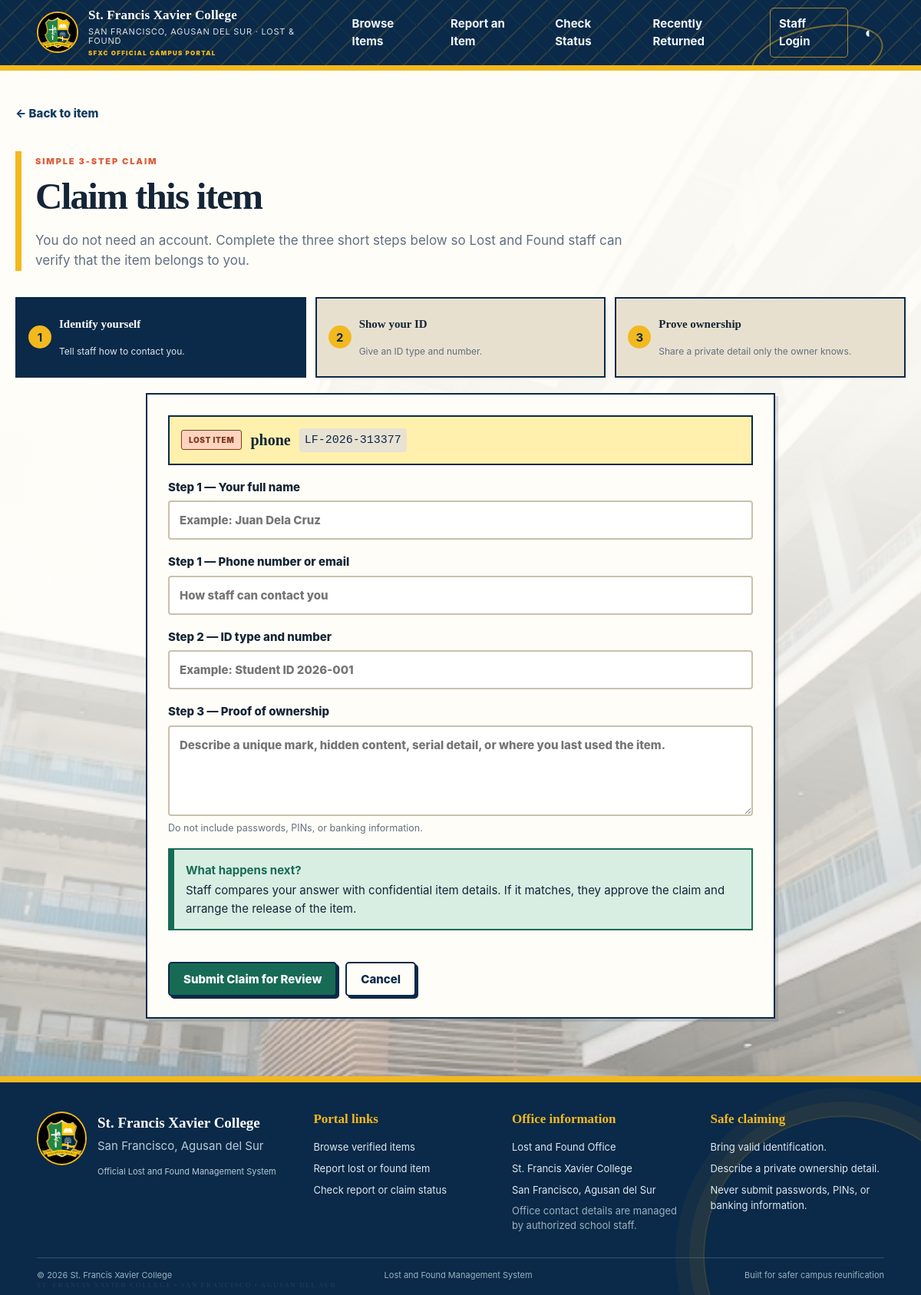
Screenshot of /items/LF-2026-313377/claim with the database file from the repository.
### tables this page shows
CREATE TABLE items(
 id INTEGER PRIMARY KEY, public_reference TEXT UNIQUE NOT NULL, qr_token TEXT UNIQUE NOT NULL,
 report_type TEXT NOT NULL CHECK(report_type IN ('lost','found')), title TEXT NOT NULL,
 public_description TEXT NOT NULL, private_details TEXT NOT NULL,
 category_id INTEGER REFERENCES categories(id), location_id INTEGER REFERENCES locations(id),
 event_date TEXT NOT NULL, reporter_name TEXT NOT NULL, reporter_contact TEXT NOT NULL,
 image_name TEXT, status TEXT NOT NULL DEFAULT 'pending_review',
 approved_by INTEGER REFERENCES users(id), approved_at TEXT, created_at TEXT NOT NULL, updated_at TEXT);

### app.py (the view, shortened to what this page needs)
    @app.route("/items/<reference>/claim", methods=["GET", "POST"])
    def submit_claim(reference):
        db = get_db()
        item = db.execute(
            "SELECT * FROM items WHERE public_reference=? AND status IN ('published','matched','claim_pending')",
            (reference,),
        ).fetchone()
        if not item: abort(404)
        return render_template("claim_form.html", item=item)

### app.py (called while the page is built)
def get_db():
    if "db" not in g:
        g.db = sqlite3.connect(current_app.config["DATABASE"], uri=current_app.config.get("DATABASE_URI", False))
        g.db.row_factory = sqlite3.Row
        g.db.execute("PRAGMA foreign_keys=ON")
        g.db.execute("PRAGMA busy_timeout=5000")
    return g.db

def get_csrf_token():
    if "csrf_token" not in session:
        session["csrf_token"] = secrets.token_urlsafe(32)
    return session["csrf_token"]

### templates/claim_form.html
{% extends 'base.html' %}{% block title %}Claim {{ item.title }}{% endblock %}
{% block content %}
<a class="back-link" href="{{ url_for('item_detail', reference=item.public_reference) }}">← Back to item</a>
<section class="page-heading"><span class="eyebrow">Simple 3-step claim</span><h1>Claim this item</h1><p>You do not need an account. Complete the three short steps below so Lost and Found staff can verify that the item belongs to you.</p></section>
<div class="claim-steps"><article class="active"><b>1</b><strong>Identify yourself</strong><span>Tell staff how to contact you.</span></article><article><b>2</b><strong>Show your ID</strong><span>Give an ID type and number.</span></article><article><b>3</b><strong>Prove ownership</strong><span>Share a private detail only the owner knows.</span></article></div>
<form class="form-card claim-form" method="post"><input type="hidden" name="csrf_token" value="{{ csrf_token() }}"><div class="claim-item-summary"><span class="pill {{ item.report_type }}">{{ item.report_type|title }} item</span><strong>{{ item.title }}</strong><code>{{ item.public_reference }}</code></div>
  <label><span>Step 1 — Your full name</span><input name="claimant_name" required maxlength="100" placeholder="Example: Juan Dela Cruz"></label>
  <label><span>Step 1 — Phone number or email</span><input name="contact" required maxlength="150" placeholder="How staff can contact you"></label>
  <label><span>Step 2 — ID type and number</span><input name="identification" required maxlength="150" placeholder="Example: Student ID 2026-001"></label>
  <label><span>Step 3 — Proof of ownership</span><textarea name="proof_description" required maxlength="1200" placeholder="Describe a unique mark, hidden content, serial detail, or where you last used the item."></textarea><small>Do not include passwords, PINs, or banking information.</small></label>
  <div class="claim-expectation"><strong>What happens next?</strong><span>Staff compares your answer with confidential item details. If it matches, they approve the claim and arrange the release of the item.</span></div>
  <div class="form-actions"><button class="button primary">Submit Claim for Review</button><a class="button ghost" href="{{ url_for('item_detail', reference=item.public_reference) }}">Cancel</a></div>
</form>
{% endblock %}

### rows the page displays
items: report_type "LOST", title "phone", public_reference "LF-2026-313377"

### other values shown
{{ school_name }} "St. Francis Xavier College"
{{ school_location }} "SAN FRANCISCO, AGUSAN DEL SUR"
{{ school_location }} "San Francisco, Agusan del Sur"
{{ current_year }} "2026"
